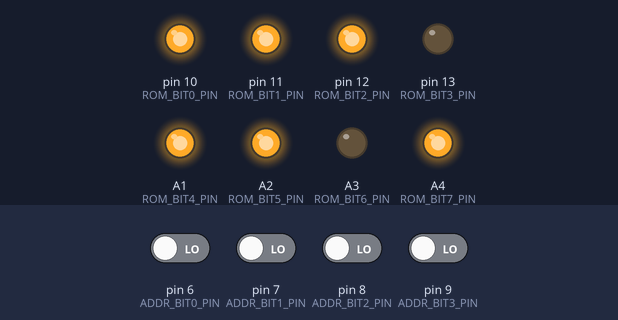
Bench run of a sketch on a simulated Arduino Uno, built with avr-gcc and run on an emulated ATmega328P. Shown: output pins drawn as LEDs (lit = HIGH). The test bench sets the inputs (shaded band); at power-on: pin 6 (ADDR_BIT0_PIN), pin 7 (ADDR_BIT1_PIN), pin 8 (ADDR_BIT2_PIN), pin 9 (ADDR_BIT3_PIN) LOW. Pins used as bus, display or sensor lines are not drawn; what the sketch prints to the serial monitor is not drawn.

Above: at 1.7 s.
1.8 s: pin 6 (ADDR_BIT0_PIN) driven HIGH
At 2.5 s:
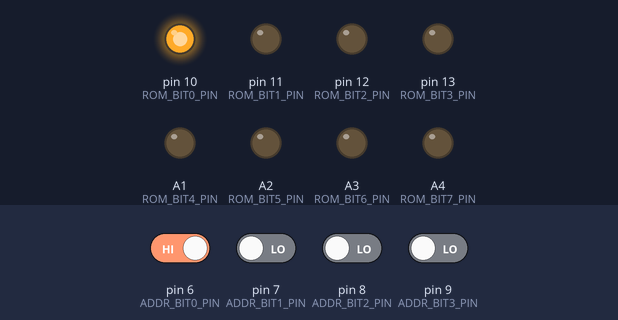
3.4 s: pin 8 (ADDR_BIT2_PIN) driven HIGH
At 4.7 s:
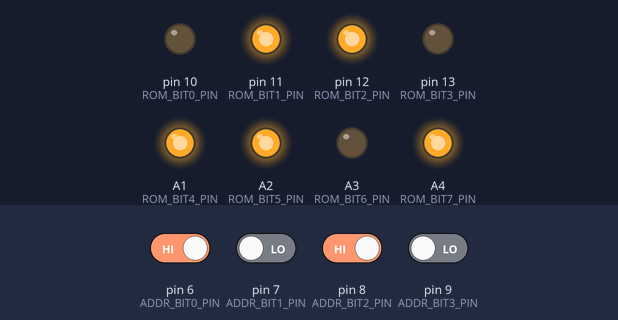
5.0 s: pin 7 (ADDR_BIT1_PIN) driven HIGH
At 6.2 s:
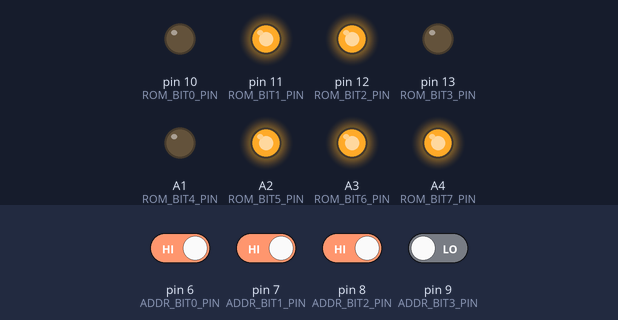
6.6 s: pin 9 (ADDR_BIT3_PIN) driven HIGH
At 7.4 s:
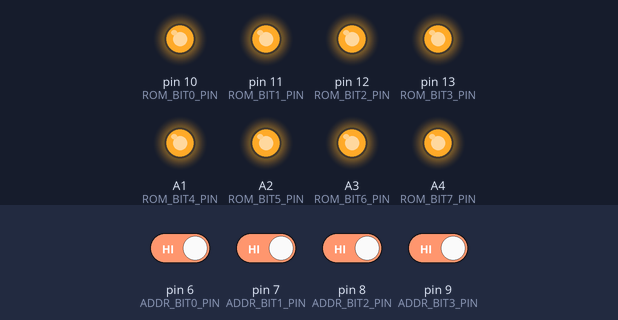
8.2 s: pin 6 (ADDR_BIT0_PIN) driven LOW
At 8.7 s:
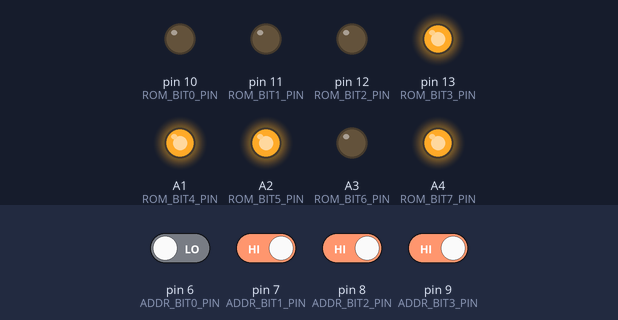
9.8 s: pin 8 (ADDR_BIT2_PIN) driven LOW
At 11.0 s:
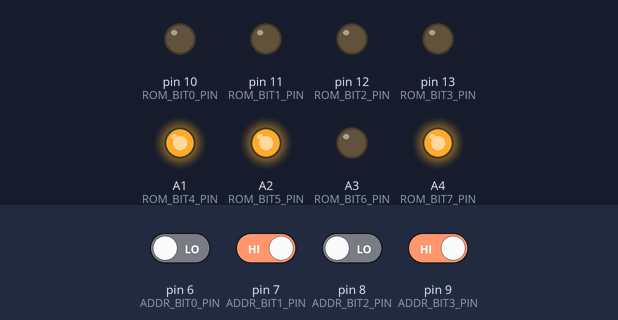
Timing chart, 0 to 12.4 s (numbered marks = the images above; inputs shaded):
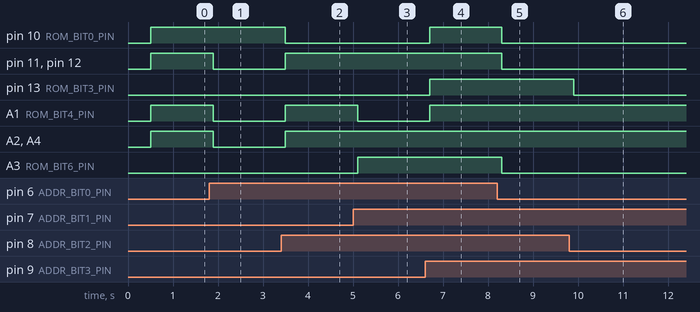

The sketch:

clock-reset-rom.ino
```cpp
// TD4 クロックジェネレーター & ROMエミュレーター

// クロックジェネレーター用のピン
#define CLOCK_OUTPUT_PIN    2
#define RESET_OUTPUT_PIN    3

// ROMへのアドレス入力用のピン
#define ADDR_BIT0_PIN       6   // LSB
#define ADDR_BIT1_PIN       7
#define ADDR_BIT2_PIN       8
#define ADDR_BIT3_PIN       9   // MSB

// ROMからのデータ出力用のピン
#define ROM_BIT0_PIN       10   // LSB
#define ROM_BIT1_PIN       11
#define ROM_BIT2_PIN       12
#define ROM_BIT3_PIN       13
#define ROM_BIT4_PIN       A1   // デジタル出力として使用
#define ROM_BIT5_PIN       A2
#define ROM_BIT6_PIN       A3
#define ROM_BIT7_PIN       A4   // MSB

#define ROM_SIZE           16
#define RESET_DELAY_MS     500
#include <limits.h>
#define INITIAL_LAST_CLOCK_TIME INT_MIN

// コピペ用命令一覧
// MOV A, Im
//   B00110000,
// MOV B, im
//   B01110000,
// MOV A, B
//   B00010000,
// MOV B, A
//   B01000000,
// ADD A, Im
//   B00000000,
// ADD B, Im
//   B01010000,
// IN A
//   B00100000,
// IN B
//   B01100000,
// OUT Im
//   B10110000,
// OUT B
//   B10010000,
// JMP Im
//   B11110000,
// JNC Im
//   B11100000,

// ROMデータ（命令テスト: 転送）
// unsigned char rom[] = {
//   // Aを111に
//   B00110111,

//   // 結果をBレジスタに移す
//   B01000000,

//   // Bレジスタの値を出力する
//   B10010000,

//   // レジスタと出力ポートを0に
//   B00110000,
//   B01110000,
//   B10110000,

//   // 0行目へジャンプ
//   B11110000,

//   B00000000,
//   B00000000,
//   B00000000,
//   B00000000,
//   B00000000,
//   B00000000,
//   B00000000,
//   B00000000,
//   B00000000,
// };

// ROMデータ（命令テスト: 加算）
// unsigned char rom[] = {
//   // Aレジスタで0101+0010
//   B00110101,
//   B00000010,

//   // 結果をBレジスタに移す
//   B01000000,

//   // Bレジスタの値を出力する
//   B10010000,

//   // レジスタと出力ポートを0に
//   B00110000,
//   B01110000,
//   B10110000,

//   // 0行目へジャンプ
//   B11110000,

//   B00000000,
//   B00000000,
//   B00000000,
//   B00000000,
//   B00000000,
//   B00000000,
//   B00000000,
//   B00000000,
// };

// ROMデータ（命令テスト: In A）
// unsigned char rom[] = {
//   B00100000,
//   B00100000,
//   B00100000,
//   B00100000,
//   B00100000,
//   B00100000,
//   B00100000,
//   B00100000,
//   B00100000,
//   B00100000,
//   B00100000,
//   B00100000,
//   B00100000,
//   B00100000,
//   B00100000,
//   B00100000,
// };

// ROMデータ（Lチカ）
// unsigned char rom[] = {
//   B10110011,
//   B10110110,
//   B10111100,
//   B10111000,
//   B10111000,
//   B10111100,
//   B10110110,
//   B10110011,
//   B10110001,
//   B11110000,
//   B00000000,
//   B00000000,
//   B00000000,
//   B00000000,
//   B00000000,
//   B00000000,
// };

// ROMデータ（ラーメンタイマー）
unsigned char rom[] = {
  B10110111,
  B00000001,
  B11100001,
  B00000001,
  B11100011,
  B10110110,
  B00000001,
  B11100110,
  B00000001,
  B11101000,
  B10110000,
  B10110100,
  B00000001,
  B11101010,
  B10111000,
  B11111111,
};

// クロック制御
unsigned long lastClockTime = INITIAL_LAST_CLOCK_TIME;
unsigned long clockInterval = 100;
bool clockState = LOW;

// システム状態
unsigned char currentAddress = 0;
unsigned char currentInstruction = 0;

void setup() {
  Serial.begin(9600);

  pinMode(CLOCK_OUTPUT_PIN, OUTPUT);
  pinMode(RESET_OUTPUT_PIN, OUTPUT);

  pinMode(ADDR_BIT0_PIN, INPUT);
  pinMode(ADDR_BIT1_PIN, INPUT);
  pinMode(ADDR_BIT2_PIN, INPUT);
  pinMode(ADDR_BIT3_PIN, INPUT);

  pinMode(ROM_BIT0_PIN, OUTPUT);
  pinMode(ROM_BIT1_PIN, OUTPUT);
  pinMode(ROM_BIT2_PIN, OUTPUT);
  pinMode(ROM_BIT3_PIN, OUTPUT);
  pinMode(ROM_BIT4_PIN, OUTPUT);
  pinMode(ROM_BIT5_PIN, OUTPUT);
  pinMode(ROM_BIT6_PIN, OUTPUT);
  pinMode(ROM_BIT7_PIN, OUTPUT);

  digitalWrite(CLOCK_OUTPUT_PIN, LOW);
  digitalWrite(RESET_OUTPUT_PIN, HIGH);

  reset();
}

void loop() {
  generateClock();
  delay(1);
}

void updateROMOutput() {
  // プログラムカウンタ読み取り
  int addr_bit0 = digitalRead(ADDR_BIT0_PIN);
  int addr_bit1 = digitalRead(ADDR_BIT1_PIN);
  int addr_bit2 = digitalRead(ADDR_BIT2_PIN);
  int addr_bit3 = digitalRead(ADDR_BIT3_PIN);

  currentAddress = (addr_bit3 << 3) | (addr_bit2 << 2) | (addr_bit1 << 1) | addr_bit0;
  if (currentAddress >= ROM_SIZE) {
    Serial.println("エラー: 無効なアドレス");
    return;
  }

  currentInstruction = rom[currentAddress];

  // ROMからプログラムカウンタが指す行のプログラムを出力する
  digitalWrite(ROM_BIT0_PIN, (currentInstruction >> 0) & 1);
  digitalWrite(ROM_BIT1_PIN, (currentInstruction >> 1) & 1);
  digitalWrite(ROM_BIT2_PIN, (currentInstruction >> 2) & 1);
  digitalWrite(ROM_BIT3_PIN, (currentInstruction >> 3) & 1);
  digitalWrite(ROM_BIT4_PIN, (currentInstruction >> 4) & 1);
  digitalWrite(ROM_BIT5_PIN, (currentInstruction >> 5) & 1);
  digitalWrite(ROM_BIT6_PIN, (currentInstruction >> 6) & 1);
  digitalWrite(ROM_BIT7_PIN, (currentInstruction >> 7) & 1);
}

bool shouldUpdateClock() {
  return (millis() - lastClockTime >= clockInterval);
}

void generateClock() {
  unsigned long currentTime = millis();

  if (!shouldUpdateClock()) {
    return;
  }

  clockState = !clockState;
  digitalWrite(CLOCK_OUTPUT_PIN, clockState);
  lastClockTime = currentTime;

  // クロックがLからHに変わった場合（クロックが立ち上がった場合）の処理
  if (clockState == HIGH) {
    updateROMOutput();
    printSystemStatus();
  }
}

void reset() {
  Serial.println("システムリセット実行");
  // レジスタには、書籍と異なり74HC163を使っている
  // 74HC163をリセットするには、CLRがLの状態でクロックを立ち上げる必要がある
  digitalWrite(CLOCK_OUTPUT_PIN, LOW);
  digitalWrite(RESET_OUTPUT_PIN, LOW);
  delay(RESET_DELAY_MS);

  // 初回のクロック立ち上げ
  generateClock();
  digitalWrite(RESET_OUTPUT_PIN, HIGH);
}

void printSystemStatus() {
  Serial.print("アドレス: ");
  printBinary(currentAddress, 4);
  Serial.print(" (");
  Serial.print(currentAddress);
  Serial.print(") | 命令: ");
  printBinary(currentInstruction, 8);
  Serial.print(") | 周期: ");
  Serial.print(clockInterval * 2);
  Serial.print("ms");
  Serial.println();
}

void printBinary(unsigned char value, int bits) {
  for (int i = bits - 1; i >= 0; i--) {
    Serial.print((value >> i) & 1);
  }
}
```

Measured:
- after the input at 1.8 s, pin 11 (ROM_BIT1_PIN), pin 12 (ROM_BIT2_PIN), A1 (ROM_BIT4_PIN), A2 (ROM_BIT5_PIN), A4 (ROM_BIT7_PIN): HIGH → LOW after 0.10 s
- after the input at 3.4 s, pin 10 (ROM_BIT0_PIN): HIGH → LOW after 0.10 s; pin 11 (ROM_BIT1_PIN), pin 12 (ROM_BIT2_PIN), A1 (ROM_BIT4_PIN), A2 (ROM_BIT5_PIN), A4 (ROM_BIT7_PIN): LOW → HIGH after 0.10 s
- after the input at 5.0 s, A1 (ROM_BIT4_PIN): HIGH → LOW after 0.10 s; A3 (ROM_BIT6_PIN): LOW → HIGH after 0.10 s
- after the input at 6.6 s, pin 10 (ROM_BIT0_PIN), pin 13 (ROM_BIT3_PIN), A1 (ROM_BIT4_PIN): LOW → HIGH after 0.10 s
- after the input at 8.2 s, pin 10 (ROM_BIT0_PIN), pin 11 (ROM_BIT1_PIN), pin 12 (ROM_BIT2_PIN), A3 (ROM_BIT6_PIN): HIGH → LOW after 0.10 s
- after the input at 9.8 s, pin 13 (ROM_BIT3_PIN): HIGH → LOW after 0.10 s
